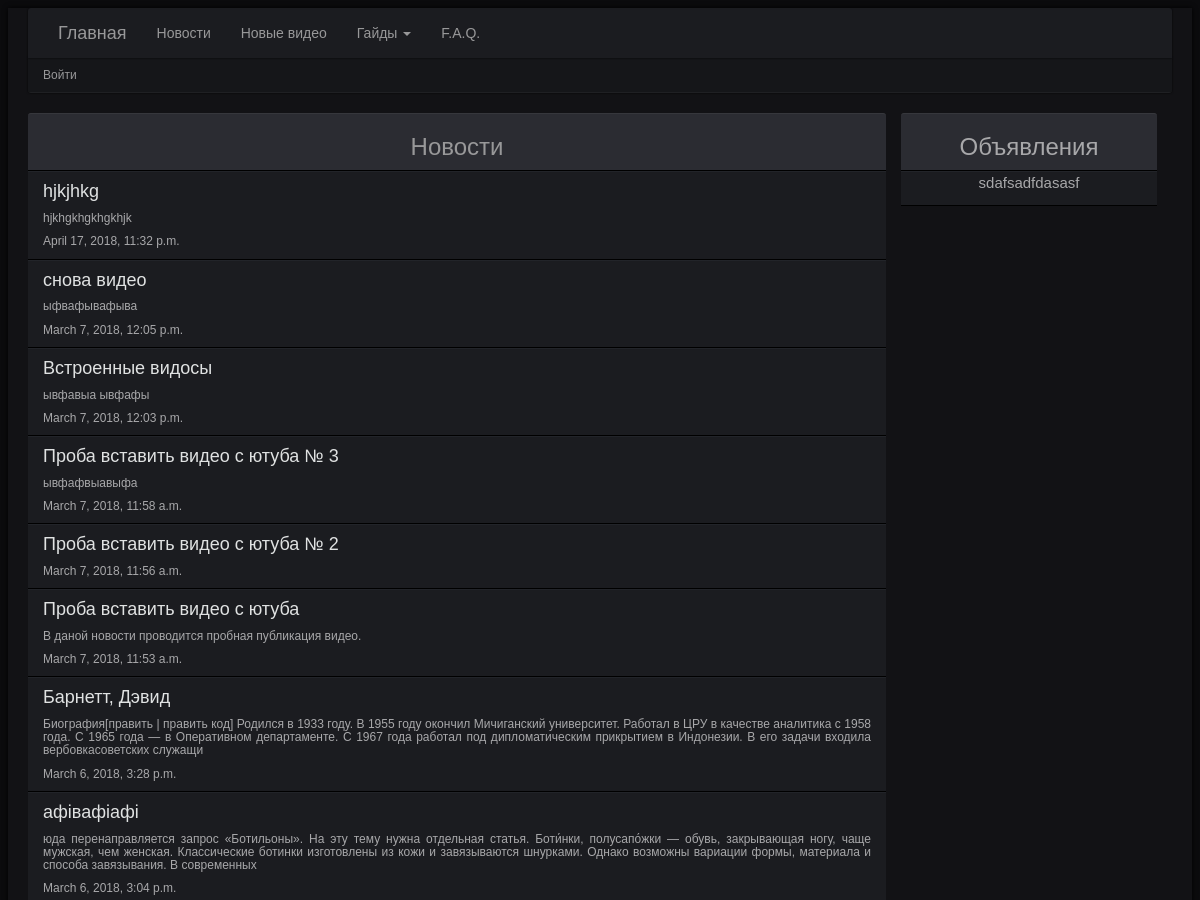
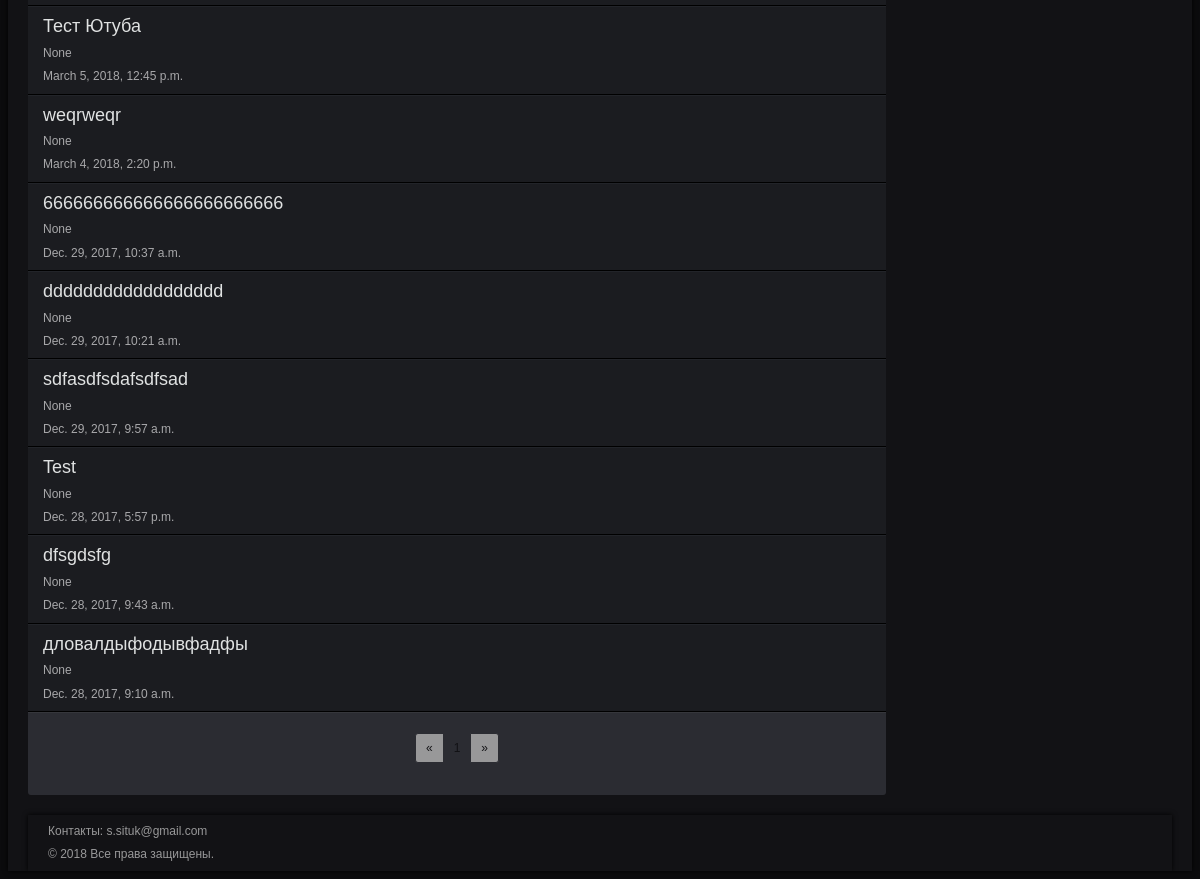
Page /main/1/ on the committed database (2 pictures, top to bottom).
### minimum/models.py (models this page shows, shortened)
class News(models.Model):
	title = models.CharField(max_length = 64, blank = True, null = True, default = None)
	preview_news = models.TextField(max_length = 220, blank = True, null = True, default = None)
	news = RichTextField(blank = True, null = True, default = None)
	date = models.DateTimeField(auto_now_add = True, auto_now = False)

class Ads(models.Model):
	ads = RichTextField(blank = True, null = True, default = None)
	date = models.DateTimeField(auto_now_add = True, auto_now = False)

### minimum/views.py (the view)
# urls.py: url(r'^(\d+)/$', views.list_news, name ='list_news'),
def list_news (request, page_number = 1):
	args = {}
	all_news = News.objects.order_by('-date')
	current_page = Paginator(all_news, 35)
	args ['list_news'] = current_page.page(page_number)
	args['ads'] = Ads.objects.order_by('-date')[:1]
	args['username'] = auth.get_user(request).username
	return render_to_response('list_news.html', args)

### templates/list_news.html
{% extends 'in_main.html' %}
{% load staticfiles %}
{% block list_news %}
	<div class="row" id="news-row">
	        <div class="col-md-12" id="news-head">
	            <h3><A id='a_title' href="{% url 'list_news' 1 %}">Новости</A></h3>
	        </div>
	        {% for this_news in list_news %}
			<div class="col-md-12" id="news-colm">
				<h4><a id='a_title2' href="{% url 'watched_news' this_news.id %}">{{this_news.title}}</a></h4>
				<h6>{{this_news.preview_news}}</h6>
				<h6>{{this_news.date}}</h6>
			</div>
			{% endfor %}
	</div>
	<div class="row">
	  	<div id="pagination-head">
	  		<ul class ="pagination pagination-sm">
		  		{% if list_news.has_previous %}
		  			<li><a id= "a_pagination" href="{% url 'list_news'  list_news.previous_page_number %}">&laquo;</a></li>
		  		{% else %}
		  			<li><a id='a_pagination' href="">&laquo;</a></li>
		  		{% endif %}
					{% for page in list_news.paginator.page_range %}
				  {% if page == list_news.number %}
				 <li><a id='a_active_pagination' href="{% url 'list_news'  page %}">{{ page }}</a></li>
				  {% else %}
				  	<li ><a id='a_pagination' href="{% url 'list_news'  page %}">{{ page }}</a></li>
				  {% endif %}
				  {% endfor %}
				  {% if list_news.has_next %}
		        <li><a id='a_pagination' href="{% url 'list_news'  list_news.next_page_number %}">&raquo;</a></li>
		      	{% else %}
	        	<li><a id='a_pagination' href="">&raquo;</a></li>
	      {% endif %}
	      </ul>
	    </div>
	</div>
{% endblock %}
{% block ads %}
<div class="col-md-3" id="right-coll">
    <div class="col-md-12" id="result-head">
        <h3>Объявления</h3>
    </div>
    {% for this_ads in ads %}
	    <div class="col-md-12" id="user-result">
	    	{% autoescape off%}{{this_ads.ads}}{% endautoescape %}
		</div>
    {% endfor %}
</div>
{% endblock %}

### static/static_dev/style.css (style rules this page uses)
body { background-color: #000; background: #0B0B0D; color: #989899 !important; font-family: verdana, arial, sans-serif; font-size: 14px; line-height: 1.5; position: relative; margin: 0; display: block; margin: 8px; }
#a_title { color: #989899; }
#a_title2 { color: #e0e2e2; }
#a_pagination { color: #121215; background: #989899; border-color: #2b2c32; }
#a_active_pagination { color: #121215; background: #2b2c32; border-color: #2b2c32; }
#news-head { background: #2b2c32; border-top: 1px solid #36373c; border-bottom: 1px solid #000; text-align: center; border-radius: 3px 3px 0 0; line-height: 37px; font-size: 20px; font-weight: normal; min-width: 50px; color: #a8a8aa; padding: 0 15px; }
#pagination-head { background: #2b2c32; border-top: 1px solid #36373c; text-align: center; border-radius: 0 0 3px 3px ; line-height: 37px; font-size: 20px; font-weight: normal; min-width: 50px; color: #a8a8aa; padding: 0 15px; }
#news-colm { background: #1b1c20; border-top: 1px solid #222429; border-bottom: 1px solid #000; text-align: justify; font-size: 15px; font-weight: normal; min-width: 50px; color: #a8a8aa; padding: 0 15px; }
#result-head { background: #2b2c32; border-top: 1px solid #36373c; border-bottom: 1px solid #000; text-align: center; border-radius: 3px 3px 0 0; line-height: 37px; font-size: 20px; font-weight: normal; min-width: 50px; color: #a8a8aa; padding: 15 0px; }
#user-result { background: #1b1c20; border-top: 1px solid #222429; border-bottom: 1px solid #000; text-align: center; font-size: 15px; font-weight: normal; min-width: 50px; color: #a8a8aa; padding: 15 0px; }

### rows in the picture
News: title "hjkjhkg", preview_news "hjkhgkhgkhgkhjk", date "April 17, 2018, 11:32 p.m."
News: title "снова видео", preview_news "ыфвафывафыва", date "March 7, 2018, 12:05 p.m."
News: title "Встроенные видосы", preview_news "ывфавыа ывфафы", date "March 7, 2018, 12:03 p.m."
News: title "Проба вставить видео с ютуба № 3", preview_news "ывфафвыавыфа", date "March 7, 2018, 11:58 a.m."
News: title "Проба вставить видео с ютуба № 2", date "March 7, 2018, 11:56 a.m."
News: title "Проба вставить видео с ютуба", preview_news "В даной новости проводится пробная публикация видео.", date "March 7, 2018, 11:53 a.m."
News: title "Барнетт, Дэвид", preview_news "Биография[править | править код] Родился в 1933 году. В 1955 году окончил Мичиганский университет. Работал в ЦРУ в качестве аналитика с 1958 года. С 1965 года — в Оперативном департаменте. С 1967 года работал под дипломатическим прикрытием в Индонезии. В его задачи входила вербовкасоветских служащи", date "March 6, 2018, 3:28 p.m."
News: title "афівафіафі", preview_news "юда перенаправляется запрос «Ботильоны». На эту тему нужна отдельная статья. Боти́нки, полусапо́жки — обувь, закрывающая ногу, чаще мужская, чем женская. Классические ботинки изготовлены из кожи и завязываются шнурками. Однако возможны вариации формы, материала и способа завязывания. В современных", date "March 6, 2018, 3:04 p.m."
News: title "Тест Ютуба", preview_news "None", date "March 5, 2018, 12:45 p.m."
News: title "weqrweqr", preview_news "None", date "March 4, 2018, 2:20 p.m."
News: title "666666666666666666666666", preview_news "None", date "Dec. 29, 2017, 10:37 a.m."
News: title "dddddddddddddddddd", preview_news "None", date "Dec. 29, 2017, 10:21 a.m."
News: title "sdfasdfsdafsdfsad", preview_news "None", date "Dec. 29, 2017, 9:57 a.m."
News: title "Test", preview_news "None", date "Dec. 28, 2017, 5:57 p.m."
News: title "dfsgdsfg", preview_news "None", date "Dec. 28, 2017, 9:43 a.m."
News: title "дловалдыфодывфадфы", preview_news "None", date "Dec. 28, 2017, 9:10 a.m."
Ads: ads "sdafsadfdasasf"

### other values in the picture
{{ page }} "1"
